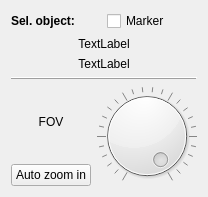
               <widget class="QFrame" name="groupZoom">
                <layout class="QVBoxLayout" name="verticalLayout_2">
                 <item>
                  <layout class="QVBoxLayout" name="verticalLayout_9">
                   <item>
                    <layout class="QHBoxLayout" name="horizontalLayout_4">
                     <item>
                      <widget class="QLabel" name="label_9">
                       <property name="text">
                        <string>&lt;html&gt;&lt;head/&gt;&lt;body&gt;&lt;p&gt;&lt;span style=&quot; font-weight:600;&quot;&gt;Sel. object:&lt;/span&gt;&lt;/p&gt;&lt;/body&gt;&lt;/html&gt;</string>
                       </property>
                      </widget>
                     </item>
                     <item>
                      <widget class="QCheckBox" name="chkShowMarker">
                       <property name="text">
                        <string>Marker</string>
                       </property>
                      </widget>
                     </item>
                    </layout>
                   </item>
                   <item>
                    <widget class="QLabel" name="labelSelectedObject">
                     <property name="text">
                      <string>TextLabel</string>
                     </property>
                     <property name="alignment">
                      <set>Qt::AlignCenter</set>
                     </property>
                    </widget>
                   </item>
                   <item>
                    <widget class="QLabel" name="labelVisibility">
                     <property name="text">
                      <string>TextLabel</string>
                     </property>
                     <property name="alignment">
                      <set>Qt::AlignCenter</set>
                     </property>
                    </widget>
                   </item>
                  </layout>
                 </item>
                 <item>
                  <widget class="QFrame" name="frmSeparator4">
                   <property name="frameShape">
                    <enum>QFrame::HLine</enum>
                   </property>
                   <property name="frameShadow">
                    <enum>QFrame::Raised</enum>
                   </property>
                  </widget>
                 </item>
                 <item>
                  <layout class="QGridLayout" name="gridLayout_2">
                   <item row="0" column="2" rowspan="2">
                    <widget class="PlanetC_sliZoom" name="sliZoom">
                     <property name="tracking">
                      <bool>false</bool>
                     </property>
                     <property name="invertedAppearance">
                      <bool>true</bool>
                     </property>
                     <property name="invertedControls">
                      <bool>true</bool>
                     </property>
                     <property name="notchesVisible">
                      <bool>true</bool>
                     </property>
                    </widget>
                   </item>
                   <item row="0" column="0" colspan="2">
                    <widget class="QLabel" name="labelFOV">
                     <property name="text">
                      <string>FOV</string>
                     </property>
                     <property name="alignment">
                      <set>Qt::AlignCenter</set>
                     </property>
                    </widget>
                   </item>
                   <item row="1" column="0" colspan="2">
                    <widget class="QPushButton" name="btnZoom">
                     <property name="text">
                      <string>Auto zoom in</string>
                     </property>
                    </widget>
                   </item>
                  </layout>
                 </item>
                </layout>
               </widget>
